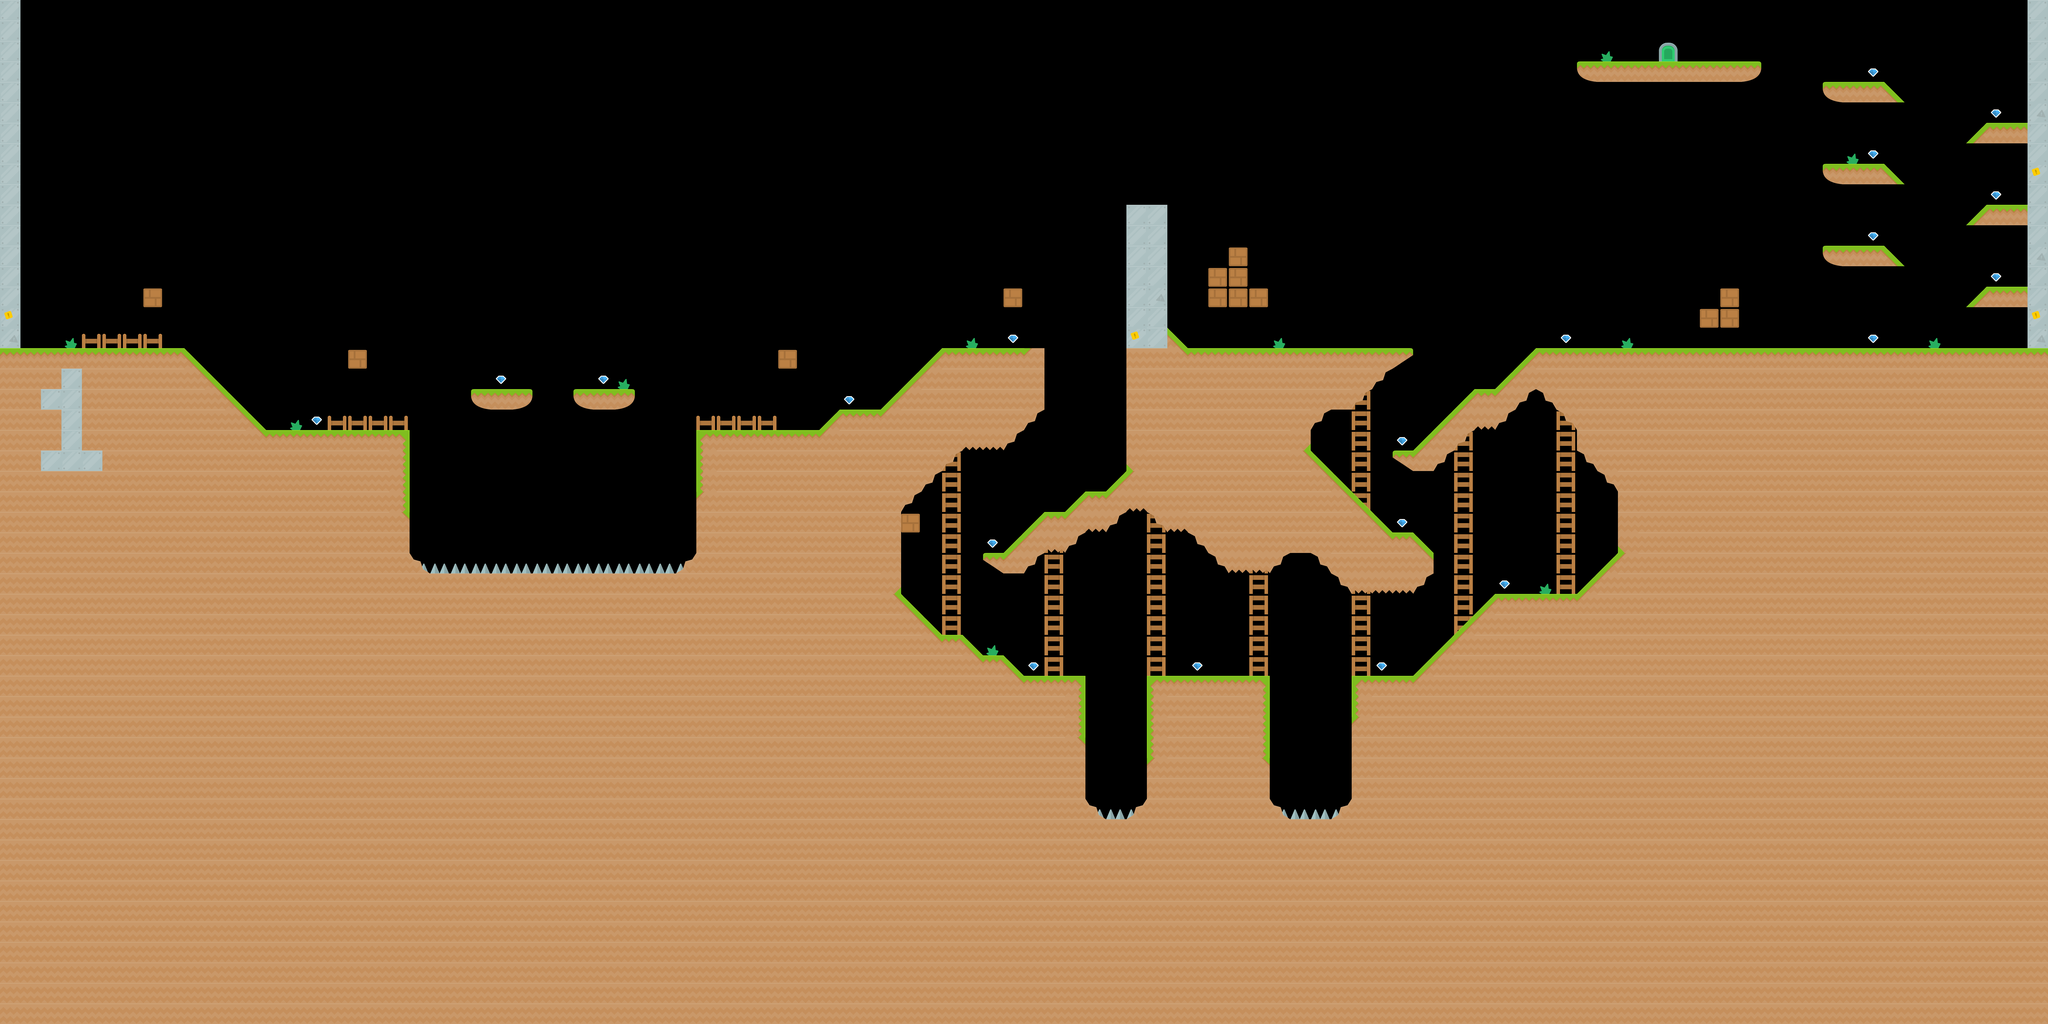

Tiled map render using the project's own tile images. Description and the map definition, with tile-layer contents summarised, below:
An orthogonal 100x50 tile map with 70x70 px tiles, 7 tile layers (Hazards, Background, Dynamic, Walls, ...), 2 tilesets.

<map version="1.2" tiledversion="1.2.3" orientation="orthogonal" renderorder="right-down" width="100" height="50" tilewidth="70" tileheight="70" infinite="0" nextlayerid="9" nextobjectid="1">
 <tileset firstgid="1" name="Kenny-Misc" tilewidth="70" tileheight="70" tilecount="11" columns="0">
  <grid orientation="orthogonal" width="1" height="1" />
  <tile id="0">
   <image width="64" height="64" source="tiles/PNG Items/platformPack_item007.png" />
  </tile>
  <tile id="1">
   <image width="64" height="64" source="tiles/PNG Items/platformPack_tile043.png" />
  </tile>
  <tile id="2">
   <image width="64" height="64" source="tiles/PNG Items/platformPack_tile051.png" />
  </tile>
  <tile id="3">
   <image width="64" height="64" source="tiles/PNG BG/platformPack_tile037.png" />
  </tile>
  <tile id="4">
   <image width="64" height="64" source="tiles/PNG BG/platformPack_tile038.png" />
  </tile>
  <tile id="5">
   <image width="64" height="64" source="tiles/PNG BG/platformPack_tile045.png" />
  </tile>
  <tile id="6">
   <image width="64" height="64" source="tiles/PNG BG/platformPack_tile047.png" />
  </tile>
  <tile id="7">
   <image width="64" height="64" source="tiles/PNG BG/platformPack_tile034.png" />
  </tile>
  <tile id="8">
   <image width="70" height="70" source="tiles/PNG BG/slice23_23.png" />
  </tile>
  <tile id="9">
   <image width="70" height="70" source="tiles/PNG BG/slice24_24.png" />
  </tile>
  <tile id="10">
   <image width="70" height="70" source="tiles/PNG BG/slice25_25.png" />
  </tile>
 </tileset>
 <tileset firstgid="12" name="Kenny-Grass" tilewidth="70" tileheight="70" tilecount="36" columns="0">
  <grid orientation="orthogonal" width="1" height="1" />
  <tile id="0">
   <image width="70" height="70" source="tiles/PNG Grass/grassHalf.png" />
  </tile>
  <tile id="1">
   <image width="70" height="70" source="tiles/PNG Grass/grassHalfLeft.png" />
  </tile>
  <tile id="2">
   <image width="70" height="70" source="tiles/PNG Grass/grassHalfMid.png" />
  </tile>
  <tile id="3">
   <image width="70" height="70" source="tiles/PNG Grass/grassHalfRight.png" />
  </tile>
  <tile id="4">
   <image width="70" height="70" source="tiles/PNG Grass/slice01_01.png" />
  </tile>
  <tile id="5">
   <image width="70" height="70" source="tiles/PNG Grass/slice02_02.png" />
  </tile>
  <tile id="6">
   <image width="70" height="70" source="tiles/PNG Grass/slice03_03.png" />
  </tile>
  <tile id="7">
   <image width="70" height="70" source="tiles/PNG Grass/slice04_04.png" />
  </tile>
  <tile id="8">
   <image width="70" height="70" source="tiles/PNG Grass/slice05_05.png" />
  </tile>
  <tile id="9">
   <image width="70" height="70" source="tiles/PNG Grass/slice06_06.png" />
  </tile>
  <tile id="10">
   <image width="70" height="70" source="tiles/PNG Grass/slice07_07.png" />
  </tile>
  <tile id="11">
   <image width="70" height="70" source="tiles/PNG Grass/slice12_12.png" />
  </tile>
  <tile id="12">
   <image width="70" height="70" source="tiles/PNG Grass/slice13_13.png" />
  </tile>
  <tile id="13">
   <image width="70" height="70" source="tiles/PNG Grass/slice14_14.png" />
  </tile>
  <tile id="14">
   <image width="70" height="70" source="tiles/PNG Grass/slice15_15.png" />
  </tile>
  <tile id="15">
   <image width="70" height="70" source="tiles/PNG Grass/slice16_16.png" />
  </tile>
  <tile id="16">
   <image width="70" height="70" source="tiles/PNG Grass/slice17_17.png" />
  </tile>
  <tile id="17">
   <image width="70" height="70" source="tiles/PNG Grass/slice18_18.png" />
  </tile>
  <tile id="18">
   <image width="70" height="70" source="tiles/PNG Grass/slice19_19.png" />
  </tile>
  <tile id="19">
   <image width="70" height="70" source="tiles/PNG Grass/slice20_20.png" />
  </tile>
  <tile id="20">
   <image width="70" height="70" source="tiles/PNG Grass/slice21_21.png" />
  </tile>
  <tile id="21">
   <image width="70" height="70" source="tiles/PNG Grass/slice22_22.png" />
  </tile>
  <tile id="22">
   <image width="70" height="70" source="tiles/PNG Grass/slice23_23.png" />
  </tile>
  <tile id="23">
   <image width="70" height="70" source="tiles/PNG Grass/slice24_24.png" />
  </tile>
  <tile id="24">
   <image width="70" height="70" source="tiles/PNG Grass/slice25_25.png" />
  </tile>
  <tile id="25">
   <image width="70" height="70" source="tiles/PNG Grass/slice26_26.png" />
  </tile>
  <tile id="26">
   <image width="70" height="70" source="tiles/PNG Grass/slice27_27.png" />
  </tile>
  <tile id="27">
   <image width="70" height="70" source="tiles/PNG Grass/slice28_28.png" />
  </tile>
  <tile id="28">
   <image width="70" height="70" source="tiles/PNG Grass/slice29_29.png" />
  </tile>
  <tile id="29">
   <image width="70" height="70" source="tiles/PNG Grass/slice30_30.png" />
  </tile>
  <tile id="30">
   <image width="70" height="70" source="tiles/PNG Grass/slice31_31.png" />
  </tile>
  <tile id="31">
   <image width="70" height="70" source="tiles/PNG Grass/slice32_32.png" />
  </tile>
  <tile id="32">
   <image width="70" height="70" source="tiles/PNG Grass/slice33_33.png" />
  </tile>
  <tile id="33">
   <image width="70" height="70" source="tiles/PNG Grass/slice34_34.png" />
  </tile>
  <tile id="34">
   <image width="70" height="70" source="tiles/PNG Grass/slice35_35.png" />
  </tile>
  <tile id="35">
   <image width="70" height="70" source="tiles/PNG Grass/slice36_36.png" />
  </tile>
 </tileset>
 <layer id="5" name="Hazards" width="100" height="50">
  <data>[5000 cells, 21 non-empty, 1 distinct tile ids]</data>
 </layer>
 <layer id="4" name="Background" width="100" height="50">
  <data>[5000 cells, 91 non-empty, 5 distinct tile ids]</data>
 </layer>
 <layer id="6" name="Dynamic" width="100" height="50">
  <data>[5000 cells, 14 non-empty, 1 distinct tile ids]</data>
 </layer>
 <layer id="2" name="Walls" width="100" height="50">
  <data>[5000 cells, 2825 non-empty, 22 distinct tile ids]</data>
 </layer>
 <layer id="3" name="Items" width="100" height="50">
  <data>[5000 cells, 20 non-empty, 1 distinct tile ids]</data>
 </layer>
 <layer id="7" name="Door" width="100" height="50">
  <data>[5000 cells, 1 non-empty, 1 distinct tile ids]</data>
 </layer>
 <layer id="8" name="Laser" width="100" height="50">
  <data>[5000 cells, 0 non-empty, 0 distinct tile ids]</data>
 </layer>
</map>
